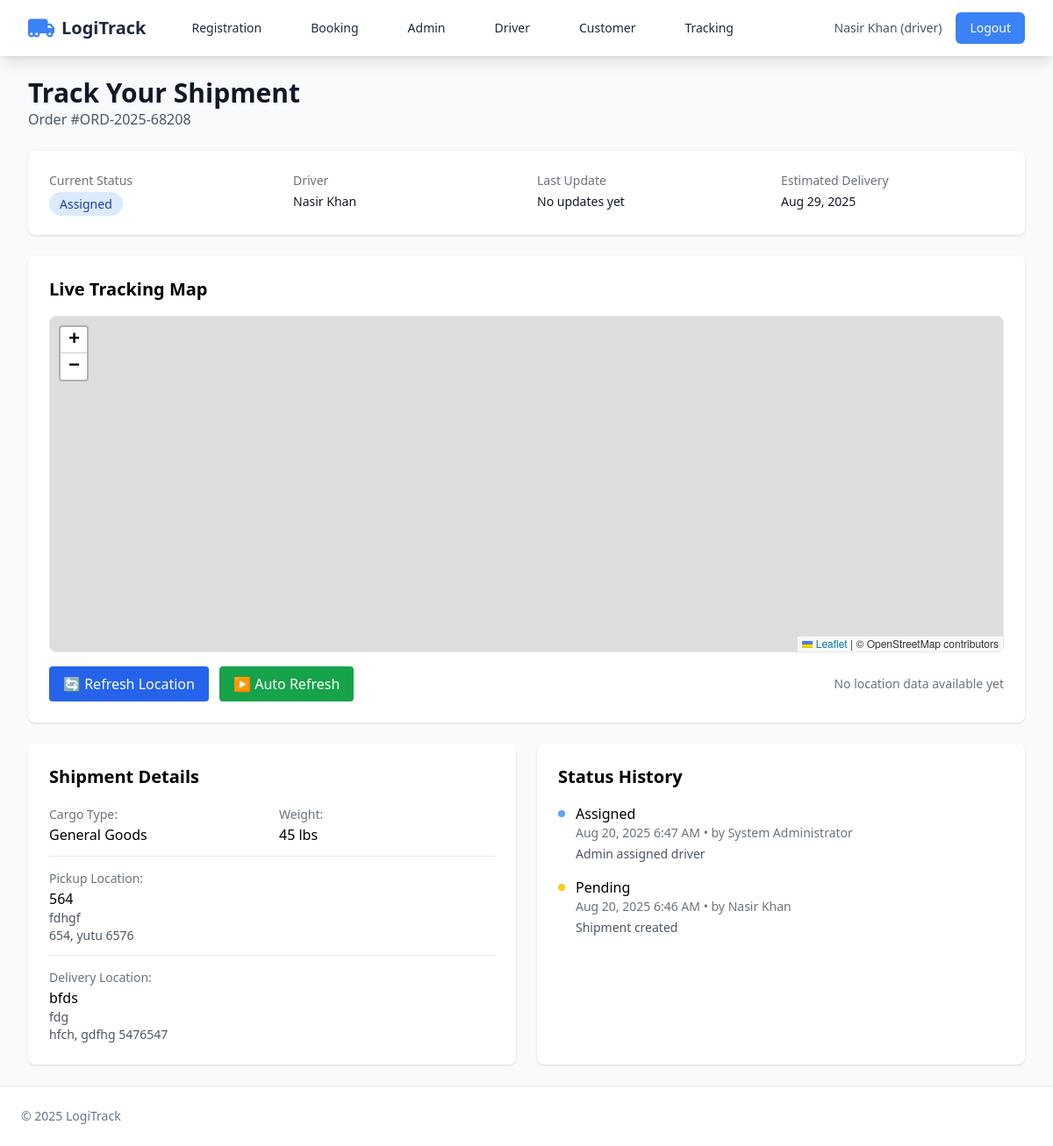
Screenshot of /customer/track.php?order=ORD-2025-68208 (signed in) with the database file from the repository.
### tables this page shows
CREATE TABLE `shipments` (
  `id` int(11) NOT NULL,
  `order_number` varchar(30) NOT NULL,
  `customer_id` int(11) NOT NULL,
  `driver_id` int(11) DEFAULT NULL,
  `cargo_type` varchar(100) DEFAULT NULL,
  `container_size` varchar(50) DEFAULT NULL,
  `weight_lbs` int(11) DEFAULT NULL,
  `volume_cuft` int(11) DEFAULT NULL,
  `special_instructions` text DEFAULT NULL,
  `pickup_name` varchar(150) DEFAULT NULL,
  `pickup_address1` varchar(255) DEFAULT NULL,
  `pickup_city` varchar(100) DEFAULT NULL,
  `pickup_state` varchar(64) DEFAULT NULL,
  `pickup_zip` varchar(20) DEFAULT NULL,
  `pickup_contact` varchar(120) DEFAULT NULL,
  `pickup_phone` varchar(50) DEFAULT NULL,
  `pickup_datetime` datetime DEFAULT NULL,
  `delivery_name` varchar(150) DEFAULT NULL,
  `delivery_address1` varchar(255) DEFAULT NULL,
  `delivery_city` varchar(100) DEFAULT NULL,
  `delivery_state` varchar(64) DEFAULT NULL,
  `delivery_zip` varchar(20) DEFAULT NULL,
  `delivery_contact` varchar(120) DEFAULT NULL,
  `delivery_phone` varchar(50) DEFAULT NULL,
  `delivery_deadline` datetime DEFAULT NULL,
  `status` enum('pending','assigned','en_route_to_pickup','at_pickup','in_transit','delivered','cancelled') DEFAULT 'pending',
  `base_rate` decimal(10,2) DEFAULT 0.00,
  `distance_fee` decimal(10,2) DEFAULT 0.00,
  `surcharge` decimal(10,2) DEFAULT 0.00,
  `total_amount` decimal(10,2) DEFAULT 0.00,
  `paid` tinyint(1) DEFAULT 0,
  `created_at` datetime DEFAULT current_timestamp(),
  `updated_at` datetime DEFAULT current_timestamp() ON UPDATE current_timestamp()
);

CREATE TABLE `users` (
  `id` int(11) NOT NULL,
  `role` enum('admin','customer','driver') NOT NULL,
  `email` varchar(190) NOT NULL,
  `password_hash` varchar(255) NOT NULL,
  `name` varchar(120) NOT NULL,
  `company` varchar(150) DEFAULT NULL,
  `phone` varchar(50) DEFAULT NULL,
  `status` enum('active','pending','suspended') DEFAULT 'active',
  `email_verified` tinyint(1) DEFAULT 0,
  `created_at` datetime DEFAULT current_timestamp(),
  `last_login` datetime DEFAULT NULL
);

CREATE TABLE `shipment_status_history` (
  `id` int(11) NOT NULL,
  `shipment_id` int(11) NOT NULL,
  `user_id` int(11) DEFAULT NULL,
  `status` varchar(50) NOT NULL,
  `note` varchar(255) DEFAULT NULL,
  `created_at` datetime DEFAULT current_timestamp()
);

### customer/track.php (the view, shortened to what this page needs)
<?php
require_once __DIR__ . '/../functions.php';
$order_number = $_GET['order'] ?? '';
$stmt = $pdo->prepare("SELECT s.*, u.name as customer_name, d.name as driver_name FROM shipments s
                       LEFT JOIN users u ON s.customer_id = u.id
                       LEFT JOIN users d ON s.driver_id = d.id
                       WHERE s.order_number = ?");
$stmt->execute([$order_number]);
$shipment = $stmt->fetch();
$status_stmt = $pdo->prepare("SELECT ssh.*, u.name as user_name FROM shipment_status_history ssh
                              LEFT JOIN users u ON ssh.user_id = u.id
                              WHERE ssh.shipment_id = ? ORDER BY ssh.created_at DESC");
$status_stmt->execute([$shipment['id']]);
$status_history = $status_stmt->fetchAll();
$latest_location = null;
require_once __DIR__ . '/../partials/header.php';
?>
<div class="max-w-6xl mx-auto">
    <div class="mb-6">
        <h1 class="text-3xl font-bold text-gray-900">Track Your Shipment</h1>
        <p class="text-gray-600">Order #<?= htmlspecialchars($shipment['order_number']); ?></p>
    </div>
    <div class="bg-white rounded-lg shadow p-6 mb-6">
        <div class="grid md:grid-cols-4 gap-6">
            <div>
                <h3 class="text-sm font-medium text-gray-500">Current Status</h3>
                <p class="mt-1">
                    <span class="px-3 py-1 rounded-full text-sm font-medium
                        <?php
                        switch($shipment['status']) {
                            case 'assigned': echo 'bg-blue-100 text-blue-800'; break;
                        }
                        ?>">
                        <?= ucfirst(str_replace('_', ' ', $shipment['status'])); ?>
                    </span>
                </p>
            </div>
            <div>
                <h3 class="text-sm font-medium text-gray-500">Driver</h3>
                <p class="mt-1 text-sm text-gray-900">
                    <?= $shipment['driver_name'] ? htmlspecialchars($shipment['driver_name']) : 'Not assigned yet'; ?>
                </p>
            </div>
            <div>
                <h3 class="text-sm font-medium text-gray-500">Last Update</h3>
                <p class="mt-1 text-sm text-gray-900">
                    <?= $latest_location ? date('M j, Y g:i A', strtotime($latest_location['recorded_at'])) : 'No updates yet'; ?>
                </p>
            </div>
            <div>
                <h3 class="text-sm font-medium text-gray-500">Estimated Delivery</h3>
                <p class="mt-1 text-sm text-gray-900">
                    <?= $shipment['delivery_deadline'] ? date('M j, Y', strtotime($shipment['delivery_deadline'])) : 'TBD'; ?>
                </p>
            </div>
        </div>
    </div>
    <div class="bg-white rounded-lg shadow p-6 mb-6">
        <h2 class="text-xl font-semibold mb-4">Live Tracking Map</h2>
        <div id="tracking-map" class="h-96 rounded-lg border"></div>
        <div class="mt-4 flex justify-between items-center">
            <div>
                <button id="refresh-btn" class="px-4 py-2 bg-blue-600 text-white rounded hover:bg-blue-700">
                    🔄 Refresh Location
                </button>
                <button id="auto-refresh-btn" class="px-4 py-2 bg-green-600 text-white rounded hover:bg-green-700 ml-2">
                    ▶️ Auto Refresh
                </button>
            </div>
            <div class="text-sm text-gray-500">
                <?php if ($latest_location): ?>
                    Last update: <?= date('g:i A', strtotime($latest_location['recorded_at'])); ?>
                    <?php if ($latest_location['speed_mph']): ?>
                        • Speed: <?= round($latest_location['speed_mph']); ?> mph
                    <?php endif; ?>
                <?php else: ?>
                    No location data available yet
                <?php endif; ?>
            </div>
        </div>
    </div>
    <div class="grid md:grid-cols-2 gap-6">
        <div class="bg-white rounded-lg shadow p-6">
            <h2 class="text-xl font-semibold mb-4">Shipment Details</h2>
            <div class="space-y-3">
                <div class="grid grid-cols-2 gap-4">
                    <div>
                        <span class="text-sm text-gray-500">Cargo Type:</span>
                        <p class="font-medium"><?= htmlspecialchars($shipment['cargo_type'] ?? 'N/A'); ?></p>
                    </div>
                    <div>
                        <span class="text-sm text-gray-500">Weight:</span>
                        <p class="font-medium"><?= number_format($shipment['weight_lbs']); ?> lbs</p>
                    </div>
                </div>
                <div class="border-t pt-3">
                    <span class="text-sm text-gray-500">Pickup Location:</span>
                    <p class="font-medium"><?= htmlspecialchars($shipment['pickup_name'] ?? 'N/A'); ?></p>
                    <p class="text-sm text-gray-600">
                        <?= htmlspecialchars($shipment['pickup_address1'] ?? ''); ?><br>
                        <?= htmlspecialchars($shipment['pickup_city'] ?? ''); ?>, <?= htmlspecialchars($shipment['pickup_state'] ?? ''); ?> <?= htmlspecialchars($shipment['pickup_zip'] ?? ''); ?>
                    </p>
                </div>
                <div class="border-t pt-3">
                    <span class="text-sm text-gray-500">Delivery Location:</span>
                    <p class="font-medium"><?= htmlspecialchars($shipment['delivery_name'] ?? 'N/A'); ?></p>
                    <p class="text-sm text-gray-600">
                        <?= htmlspecialchars($shipment['delivery_address1'] ?? ''); ?><br>
                        <?= htmlspecialchars($shipment['delivery_city'] ?? ''); ?>, <?= htmlspecialchars($shipment['delivery_state'] ?? ''); ?> <?= htmlspecialchars($shipment['delivery_zip'] ?? ''); ?>
                    </p>
                </div>
            </div>
        </div>
        <div class="bg-white rounded-lg shadow p-6">
            <h2 class="text-xl font-semibold mb-4">Status History</h2>
            <div class="space-y-4">
                <?php foreach ($status_history as $history): ?>
                <div class="flex items-start space-x-3">
                    <div class="flex-shrink-0 w-2 h-2 mt-2 rounded-full
                        <?php
                        switch($history['status']) {
                            case 'pending': echo 'bg-yellow-400'; break;
                            case 'assigned': echo 'bg-blue-400'; break;
                        }
                        ?>"></div>
                    <div class="flex-grow">
                        <p class="font-medium"><?= ucfirst(str_replace('_', ' ', $history['status'])); ?></p>
                        <p class="text-sm text-gray-500">
                            <?= date('M j, Y g:i A', strtotime($history['created_at'])); ?>
                            <?php if ($history['user_name']): ?>
                                • by <?= htmlspecialchars($history['user_name']); ?>
                            <?php endif; ?>
                        </p>
                        <?php if ($history['note']): ?>
                            <p class="text-sm text-gray-600 mt-1"><?= htmlspecialchars($history['note']); ?></p>
                        <?php endif; ?>
                    </div>
                </div>
                <?php endforeach; ?>
            </div>
        </div>
    </div>
</div>
<?php require_once __DIR__ . '/../partials/footer.php'; ?>

### rows the page displays
shipments: order_number "ORD-2025-68208", status "Assigned", driver.name "Nasir Khan", delivery_deadline "Aug 29, 2025", cargo_type "General Goods", weight_lbs "45", pickup_name "564", pickup_address1 "fdhgf", pickup_city "654", pickup_state "yutu", pickup_zip "6576", delivery_name "bfds", delivery_address1 "fdg", delivery_city "hfch", delivery_state "gdfhg", delivery_zip "5476547"
shipment_status_history: status "Assigned", created_at "Aug 20, 2025 6:47 AM", user.name "System Administrator", note "Admin assigned driver"
shipment_status_history: status "Pending", created_at "Aug 20, 2025 6:46 AM", user.name "Nasir Khan", note "Shipment created"

### other values shown
$label "Registration Booking Admin Driver Customer Tracking"
$user['name'] "Nasir Khan"
$user['role'] "driver"
